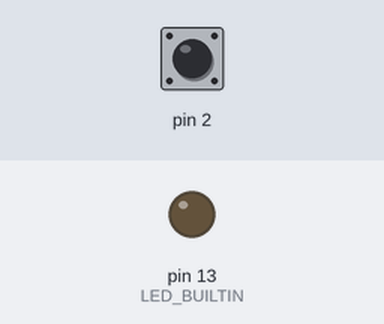
Simulated run of this sketch. Board: Arduino Uno, built with avr-gcc and run on an emulated ATmega328P. On the bench: output pins drawn as LEDs (lit = HIGH). The test bench sets the inputs (shaded band); at power-on: pin 2 HIGH.

Above: at 1.2 s.
1.3 s: pin 2 pulled LOW for 0.15 s
Timing chart, 0 to 4.3 s (numbered marks = the images above; inputs shaded):
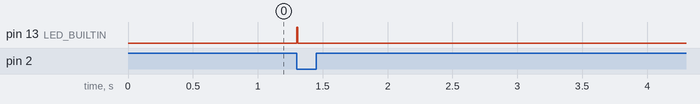

The sketch:

code.ino
```cpp
volatile bool vibrationDetected = false;

void setup() {
  pinMode(2, INPUT_PULLUP);
  pinMode(LED_BUILTIN, OUTPUT);
  attachInterrupt(digitalPinToInterrupt(2), vibrationInterrupt, FALLING);
}

void loop() {
  if (vibrationDetected) {
    digitalWrite(LED_BUILTIN, HIGH);
    delay(10);
    digitalWrite(LED_BUILTIN, LOW);
    vibrationDetected = false;
  }
}

void vibrationInterrupt() {
  vibrationDetected = true;
}
```

Measured:
- after the input at 1.3 s, pin 13 (LED_BUILTIN): LOW → HIGH at once, → LOW 0.01 s later
